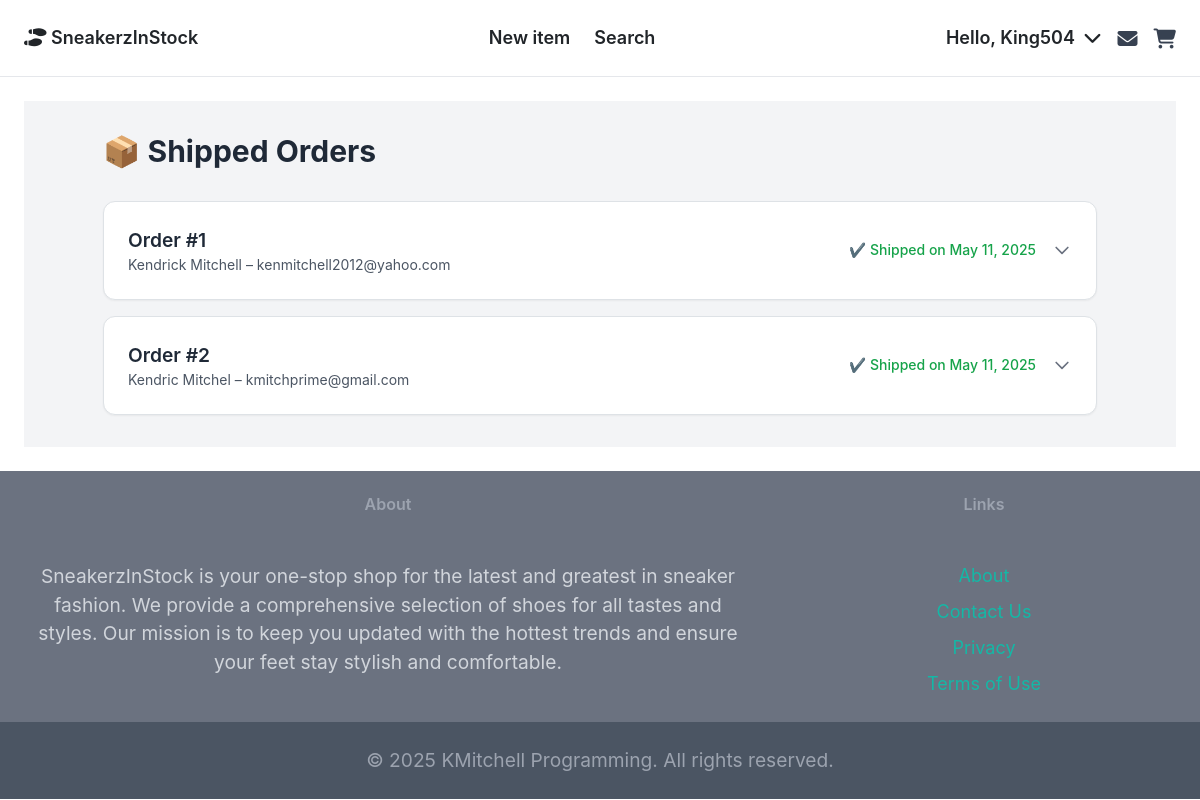
Before: /payment/shipped_dashboard (signed in) with the older database file.
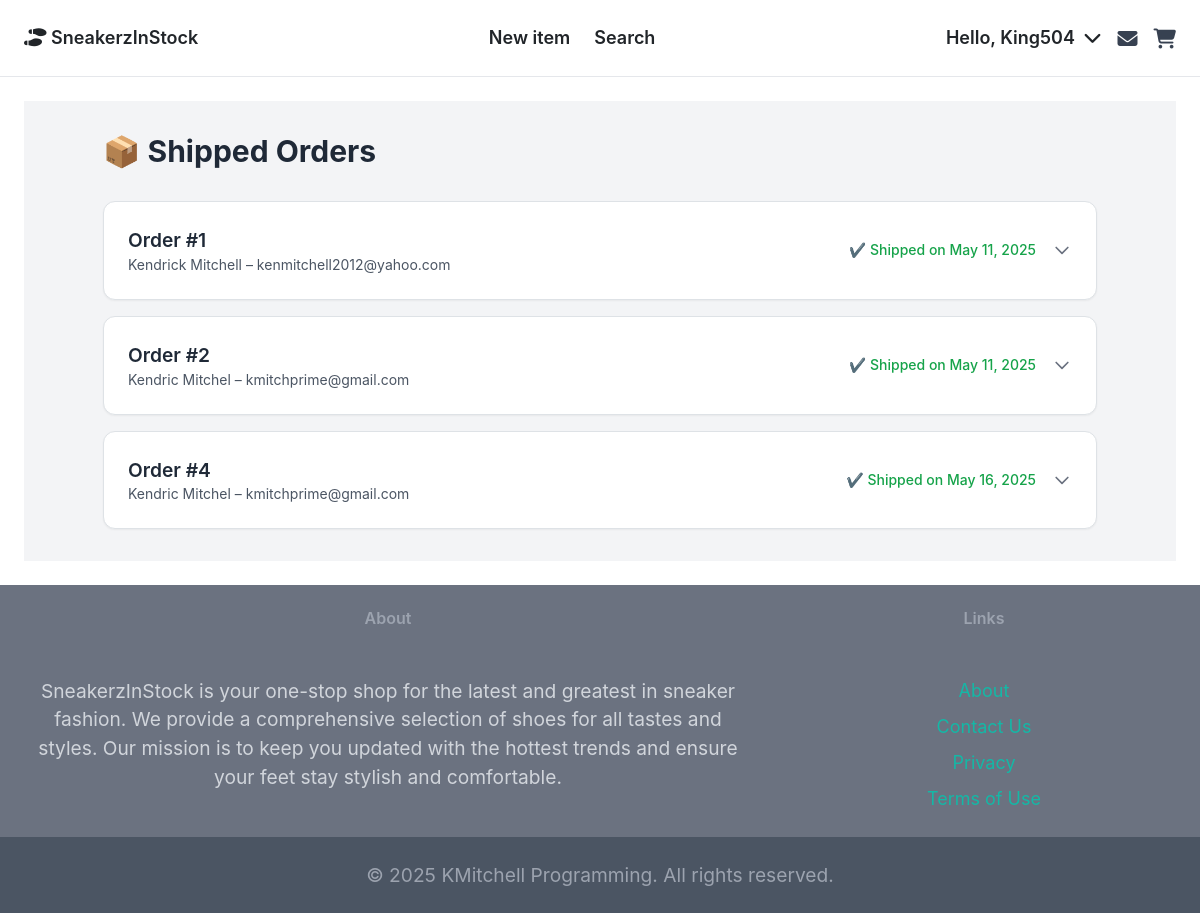
After: the same page with the newer database file.
### payment/models.py (models this page shows, shortened)
class Order(models.Model):
    user = models.ForeignKey(User, on_delete=models.CASCADE, null=True, blank=True)
    full_name = models.CharField(max_length=250, null=True, blank=True)
    email = models.EmailField(max_length=255)
    shipping_address = models.TextField(max_length=15000)
    amount_paid = models.DecimalField(max_digits=8, decimal_places=2)
    date_ordered = models.DateTimeField(auto_now_add=True)
    shipped = models.BooleanField(default=False)
    date_shipped = models.DateTimeField(null=True, blank=True)

### payment/views.py (the view)
# urls.py: path('shipped_dashboard', views.shipped_dashboard, name='shipped_dashboard'),
def shipped_dashboard(request):
    if request.user.is_authenticated and request.user.is_superuser:
        orders = Order.objects.filter(shipped=True)
        order_items = OrderItem.objects.all()
        items = []
        for order in orders:
            order_items = OrderItem.objects.filter(order=order)
            for order_item in order_items:
                items.append(order_item.item)
        return render(request, 'payment/shipped_dashboard.html', {'orders': orders, 'order_items': order_items, 'items': items})
    else:
        messages.error(request, 'Access denied. You must be logged in as an admin.')
        return redirect('core:index')

### payment/templates/payment/shipped_dashboard.html (shortened to what this page needs)
{% extends 'core/base.html' %}
{% load static %}
{% block content %}
<div class="bg-gray-100 py-8 px-4 md:px-8 lg:px-16">
    <div class="container mx-auto">
        <h1 class="text-3xl font-bold mb-8 text-gray-800">📦 Shipped Orders</h1>
        {% if orders %}
            <div class="space-y-4">
                {% for order in orders %}
                    <div x-data="{ open: false }" class="bg-white border border-gray-300 rounded-xl shadow-sm overflow-hidden">
                        <div @click="open = !open" class="flex justify-between items-center px-6 py-4 cursor-pointer hover:bg-gray-50">
                            <div>
                                <p class="font-semibold text-gray-800">Order #{{ order.id }}</p>
                                <p class="text-sm text-gray-600">{{ order.full_name }} – {{ order.email }}</p>
                            </div>
                            <div class="flex items-center space-x-4">
                                <span class="text-sm text-green-600 font-medium">✔️ Shipped on {{ order.date_shipped|date:"M d, Y" }}</span>
                                <svg :class="{ 'rotate-180': open }" class="h-5 w-5 text-gray-500 transform transition-transform duration-200" fill="none" stroke="currentColor" viewBox="0 0 24 24">
                                    <path stroke-linecap="round" stroke-linejoin="round" stroke-width="2" d="M19 9l-7 7-7-7" />
                                </svg>
                            </div>
                        </div>
                    </div>
                {% endfor %}
            </div>
        {% else %}
            <p class="text-gray-600">There are no shipped orders at this time.</p>
        {% endif %}
    </div>
</div>
{% endblock %}

Changed rows visible on the page:
now on this page (row edited): Order: id "4", full_name "Kendric Mitchel", email "kmitchprime@gmail.com", date_shipped "May 16, 2025"
